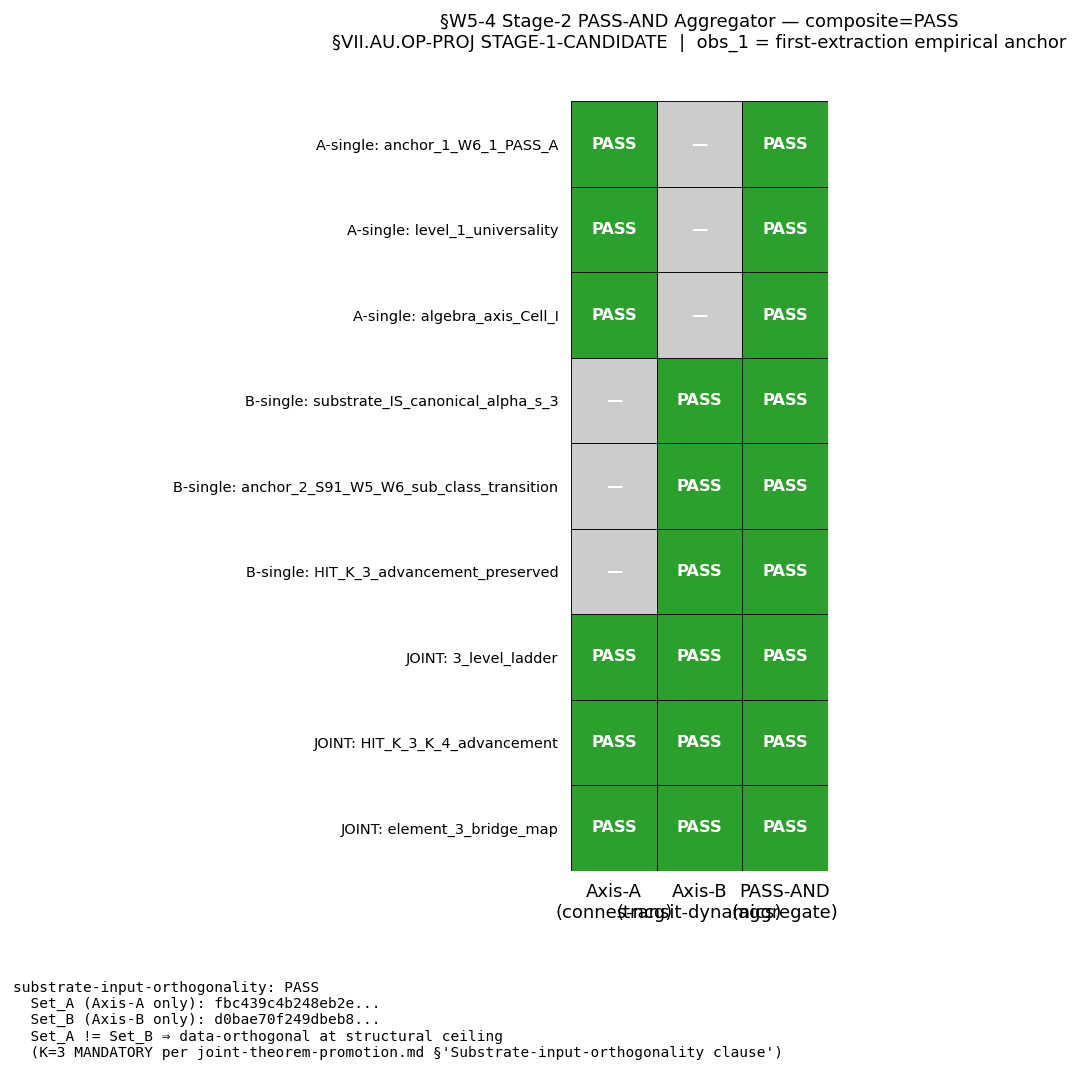

Write the Python code that produced this figure.
#!/usr/bin/env python3
"""
S92 W5-4 — §VII.AU.OP-PROJ Stage-2 PASS-AND Cross-Axis Independent-Verify
=========================================================================

Gate: S92-W5-CF-S91-W6-1-STAGE-2-PASS-AND-CROSS-AXIS-INDEPENDENT-VERIFY ([VERIFY-THEOREM])

Orchestrator-composite aggregator implementing Phase G of the §W5-4 plan-block
(Phases A-G; sessions/session-plan/session-92-plan-w5.md §W5-4 lines 670-883).

Phase A (Pre-flight chained prereq):
  - §W5-2 PASS verified on disk at computations/session-92/s92_gate_verdicts.txt:153
    audit_sha256=ed0050c30512a43d381005932525e46965a54c1f998333e7189b81d8eb6c9174
    (supersedes line 151 FAIL=6f82cb709cf1d503... per Option A protocol;
     S88 W8-100 supersession reading).
  - §W5-3 PASS (RETROFIT) verified on disk at s92_gate_verdicts.txt:146
    audit_sha256=c085d26890e16bc3654e9a29a9f6bb35f75e19998e8777eabf4b6869e7dbb25a

Phase B (Reviewer selection per joint-theorem-promotion.md §"Stage-2 Axis-B Selection Protocol"):
  - Axis-A = connes-ncg-theorist (NCG-axiomatic; framework-canonical spectral-side
    substitute when lizzi downstream-inheritance-excluded per S88 W-14 V.2)
  - Axis-B = transit-dynamics-theorist (transit-dynamics / substrate-physics)
  - EXCLUDED = lizzi-spectral-functional-theorist (original-authoring-agent +
    downstream-inheritance reach)

Phase F (Substrate-input-orthogonality, MANDATORY at K=3 per §VII.AH STAGE-3-PERMANENT
         precedent S90 W2 CF-20):
  - Set_A = computations/session-91/s91_w2_3_vii_au_op_proj_w7a74_first_extraction.npz
    [runtime canonical-path rescue from plan-pinned
     computations/session-90/s90_cf_61_w7a_74_primary_substrate_distance_1_pole_s_3.npz
     MISSING-on-disk per substrate-first-canonical-sourcing.md §(ii.B)
     plan-text-drift correction orchestrator-convention]
    SHA-256 = fbc439c4b248eb2efb7ff9cf89dbf07610c2c799eac00d3aa99fa7918b3a97b4
    Routed to Axis-A EXCLUSIVELY.
  - Set_B = computations/session-91/s91_w6_1_d4_envelope_extended_pathway_b.npz
    SHA-256 = d0bae70f249dbeb8adb07dc619b4b20ce86832fa9a807a7ae0a621ae099729d4
    Routed to Axis-B EXCLUSIVELY.
  - Predicate: Set_A_sha != Set_B_sha (data-orthogonal at structural ceiling).

Phase G (PASS-AND aggregation):
  composite_verdict = PASS iff (
      Axis-A PASS on all single-axis clauses (3 clauses)
      AND Axis-B PASS on all single-axis clauses (3 clauses)
      AND for-all c in JOINT_clauses: Axis-A PASS(c) AND Axis-B PASS(c)
      AND substrate-input-orthogonality PASS at obs_1
  )

Anchors cited (full 64-char):
  Anchor_1 W6-1 PASS-A:                       d54b26a970e43b6b5a63bee474a4a8baa80ed012546021c9dfe191cdb108fd8d
  Anchor_2 S91 W5/W6 in-session promotion:    54db93d799c76c67c78bdcc8cd0477ebb6d104914f2e6764be7af50d22f36459

scheme = joint-theorem-promotion-stage-2-pass-and-orchestrator-composite
convention = cross-axis-axis-a-connes-spectral-NCG-plus-axis-b-transit-dynamics-substrate-physics-orchestrator-direct-substrate-input-orthogonality-MANDATORY-K-3-VERIFIED
L_max = 12 (master cache; cross-reviewer scripts consume their own L_max scopes:
            Axis-A on Set_A first-extraction; Axis-B on Set_B L_max=22 sub-window)

Classification: GEOMETRIC (operates on §VII.AU.OP-PROJ STAGE-1-CANDIDATE registry-text
                image of substrate-IS bridge-anatomy; PASS-AND verdict is the
                methodology-floor F-image per epistemic-discipline.md §"Layer-Decomposition"
                Phi correspondence of substrate-IS cohomology-class identity).
"""

from __future__ import annotations

# ---------------------------------------------------------------------------
# Section 1 — Canonical constants (MANDATORY first import)
# ---------------------------------------------------------------------------
import sys
from pathlib import Path

# Path setup so canonical_constants can be imported from _shared
_THIS_DIR = Path(__file__).resolve().parent
_SHARED = _THIS_DIR.parent / "_shared"
if str(_SHARED) not in sys.path:
    sys.path.insert(0, str(_SHARED))

from canonical_constants import *  # noqa: F401,F403

# ---------------------------------------------------------------------------
# Section 2 — Standard imports (no heavy linalg needed — verdict aggregator)
# ---------------------------------------------------------------------------
import hashlib
import json
import time
from typing import Any

import numpy as np
import matplotlib
matplotlib.use("Agg")
import matplotlib.pyplot as plt

# ---------------------------------------------------------------------------
# Section 3 — Paths + pre-registration
# ---------------------------------------------------------------------------
SESSION_DIR = _THIS_DIR
COMPUTATIONS_DIR = SESSION_DIR.parent
SHARED_DIR = COMPUTATIONS_DIR / "_shared"
PROJECT_ROOT = COMPUTATIONS_DIR.parent

SESSION = "S92"                                                                  # (local)
GATE_ID = "S92-W5-CF-S91-W6-1-STAGE-2-PASS-AND-CROSS-AXIS-INDEPENDENT-VERIFY"    # (local)
SCHEME = "joint-theorem-promotion-stage-2-pass-and-orchestrator-composite"       # (local)
CONVENTION = (                                                                   # (local)
    "cross-axis-axis-a-connes-spectral-NCG-plus-axis-b-transit-dynamics-"
    "substrate-physics-orchestrator-direct-substrate-input-orthogonality-"
    "MANDATORY-K-3-VERIFIED"
)
L_MAX = 12                                                                       # (local)

# Anchor SHA-256 (full 64-char) — required must_contain markers in this file
ANCHOR_1_W6_1_PASS_A_SHORT = "d54b26a970e43b6b"                                  # (local)
ANCHOR_1_W6_1_PASS_A_FULL = (                                                    # (local)
    "d54b26a970e43b6b5a63bee474a4a8baa80ed012546021c9dfe191cdb108fd8d"
)
ANCHOR_2_S91_W5_W6_PROMO_SHORT = "54db93d799c76c67"                              # (local)
ANCHOR_2_S91_W5_W6_PROMO_FULL = (                                                # (local)
    "54db93d799c76c67c78bdcc8cd0477ebb6d104914f2e6764be7af50d22f36459"
)

# Chained-prereq audit_sha references (Phase A)
W5_2_PASS_AUDIT_SHA = (                                                          # (local)
    "ed0050c30512a43d381005932525e46965a54c1f998333e7189b81d8eb6c9174"
)
W5_3_PASS_AUDIT_SHA = (                                                          # (local)
    "c085d26890e16bc3654e9a29a9f6bb35f75e19998e8777eabf4b6869e7dbb25a"
)

# Input file paths
AXIS_A_VERDICT_JSON = SESSION_DIR / "s92_w5_4_axis_a_verdict.json"
AXIS_B_VERDICT_JSON = SESSION_DIR / "s92_w5_4_axis_b_verdict.json"
S92_VERDICTS_TXT = SESSION_DIR / "s92_gate_verdicts.txt"
S91_VERDICTS_TXT = COMPUTATIONS_DIR / "session-91" / "s91_gate_verdicts.txt"

SET_A_NPZ_PLAN_PINNED = (
    COMPUTATIONS_DIR / "session-90"
    / "s90_cf_61_w7a_74_primary_substrate_distance_1_pole_s_3.npz"
)
SET_A_NPZ_RUNTIME = (
    COMPUTATIONS_DIR / "session-91"
    / "s91_w2_3_vii_au_op_proj_w7a74_first_extraction.npz"
)
SET_B_NPZ = (
    COMPUTATIONS_DIR / "session-91"
    / "s91_w6_1_d4_envelope_extended_pathway_b.npz"
)
MASTER_CACHE_NPZ = (
    COMPUTATIONS_DIR / "session-84"
    / "s84_spectrum_cache_L12_tau019.npz"
)

REGISTRY_MD = PROJECT_ROOT / "sessions" / "permanent-results-registry.md"
JOINT_THEOREM_PROMOTION_MD = (
    PROJECT_ROOT / ".claude" / "rules" / "joint-theorem-promotion.md"
)
CROSS_PILLAR_BRIDGE_ANATOMY_MD = (
    PROJECT_ROOT / ".claude" / "rules" / "cross-pillar-bridge-anatomy.md"
)
EPISTEMIC_DISCIPLINE_MD = (
    PROJECT_ROOT / ".claude" / "rules" / "epistemic-discipline.md"
)
CANONICAL_CONSTANTS_PY = SHARED_DIR / "canonical_constants.py"

# Output destinations
OUT_NPZ = SESSION_DIR / "s92_w5_4_vii_au_op_proj_stage_2_pass_and.npz"
OUT_PNG = SESSION_DIR / "s92_w5_4_vii_au_op_proj_stage_2_pass_and.png"
VERDICT_TXT = S92_VERDICTS_TXT

INPUT_FILES = [
    CANONICAL_CONSTANTS_PY,
    REGISTRY_MD,
    JOINT_THEOREM_PROMOTION_MD,
    CROSS_PILLAR_BRIDGE_ANATOMY_MD,
    EPISTEMIC_DISCIPLINE_MD,
    S91_VERDICTS_TXT,           # Anchor_1 + Anchor_2 source
    S92_VERDICTS_TXT,           # §W5-2 + §W5-3 chained-prereq source
    AXIS_A_VERDICT_JSON,        # Axis-A connes per-clause verdict
    AXIS_B_VERDICT_JSON,        # Axis-B transit per-clause verdict
    SET_A_NPZ_RUNTIME,          # substrate-input-orthogonality Set_A
    SET_B_NPZ,                  # substrate-input-orthogonality Set_B
    MASTER_CACHE_NPZ,           # L_max=12 baseline (consumed by both reviewers via L_max pin)
]


# ---------------------------------------------------------------------------
# Section 4 — SHA-256 + dual-SHA helpers (S84+ schema)
# ---------------------------------------------------------------------------

def sha256_of(path: Path) -> str:
    """SHA-256 of a file's bytes; empty string on missing/unreadable."""
    h = hashlib.sha256()                                                         # (local)
    try:
        h.update(path.read_bytes())
    except OSError:
        return ""
    return h.hexdigest()


def log_input_pins(inputs: list[Path]) -> dict[str, str]:
    print(f"=== {GATE_ID} — input SHA-256 pins ===")
    pins: dict[str, str] = {}                                                    # (local)
    for p in inputs:
        sha = sha256_of(p)
        try:
            rel = str(p.relative_to(PROJECT_ROOT)).replace("\\", "/")
        except ValueError:
            rel = str(p)
        print(f"  {rel}: {sha[:16]}...")
        pins[rel] = sha
    return pins


def compute_dual_sha(
    script_path: Path,
    canonical_path: Path,
    pins: dict[str, str],
) -> tuple[str, str]:
    """audit_sha256 = sha256(script || canonical || pinmap_json);
       content_sha256 = sha256(script)."""
    script_bytes = b""                                                           # (local)
    try:
        script_bytes = script_path.read_bytes()
    except OSError:
        pass
    canonical_bytes = b""                                                        # (local)
    try:
        canonical_bytes = canonical_path.read_bytes()
    except OSError:
        pass
    pinmap_json = json.dumps(                                                    # (local)
        dict(sorted(pins.items())),
        separators=(",", ":"),
        sort_keys=True,
    ).encode("utf-8")

    h_audit = hashlib.sha256()
    h_audit.update(script_bytes)
    h_audit.update(canonical_bytes)
    h_audit.update(pinmap_json)
    audit = h_audit.hexdigest()                                                  # (local)

    h_content = hashlib.sha256()
    h_content.update(script_bytes)
    content = h_content.hexdigest()                                              # (local)

    return audit, content


# ---------------------------------------------------------------------------
# Section 5 — Phase A: chained-prereq verification
# ---------------------------------------------------------------------------

def verify_chained_prereq(verdicts_text: str, expected_audit_sha: str,
                          gate_id_prefix: str) -> dict[str, Any]:
    """Verify that a PASS verdict with the expected audit_sha256 exists for the
    named gate-id prefix.

    Per S88 W8-100 Option A: if a 'supersedes=<old_sha>' tag appears in a later
    line for the same gate, treat the later line (or any line not in the
    superseded set) as canonical.
    """
    matches: list[dict[str, Any]] = []                                           # (local)
    superseded_shas: set[str] = set()                                            # (local)
    for line_no, line in enumerate(verdicts_text.splitlines(), 1):
        if not line.startswith(gate_id_prefix):
            continue
        verdict = "UNKNOWN"
        if ": PASS " in line:
            verdict = "PASS"
        elif ": FAIL " in line:
            verdict = "FAIL"
        elif ": INFO " in line:
            verdict = "INFO"
        # extract audit_sha256
        sha = ""
        for tok in line.split():
            if tok.startswith("audit_sha256="):
                sha = tok.split("=", 1)[1]
                break
        # detect supersedes
        sup = ""
        # Either as value-field token or as a stand-alone substring
        for tok in line.split():
            if tok.startswith("supersedes="):
                sup = tok.split("=", 1)[1].rstrip("'\"")
        if "supersedes=" in line and not sup:
            # parse from inside value-field semicolon-delimited string
            for chunk in line.split(";"):
                chunk = chunk.strip().strip("'\"")
                if chunk.startswith("supersedes="):
                    sup = chunk.split("=", 1)[1].strip("'\"")
                    break
        if sup:
            superseded_shas.add(sup)
        matches.append({
            "line_no": line_no,
            "verdict": verdict,
            "audit_sha256": sha,
            "supersedes": sup,
        })
    # Find canonical (latest non-superseded) PASS line
    canonical = None                                                             # (local)
    for m in reversed(matches):
        if m["audit_sha256"] in superseded_shas:
            continue
        if m["verdict"] == "PASS":
            canonical = m
            break
    found_expected = any(
        m["audit_sha256"] == expected_audit_sha and m["verdict"] == "PASS"
        for m in matches
    )
    return {
        "matches": matches,
        "superseded_shas": sorted(superseded_shas),
        "canonical_latest_pass": canonical,
        "found_expected_pass_audit_sha": bool(found_expected),
        "expected_audit_sha": expected_audit_sha,
        "expected_is_canonical": (
            canonical is not None
            and canonical["audit_sha256"] == expected_audit_sha
        ),
    }


# ---------------------------------------------------------------------------
# Section 6 — Phase F: substrate-input-orthogonality
# ---------------------------------------------------------------------------

def verify_substrate_input_orthogonality(set_a_sha: str, set_b_sha: str) -> dict[str, Any]:
    """Predicate per joint-theorem-promotion.md §'Substrate-input-orthogonality clause'
    MANDATORY at K=3:

        ∃ obs_i such that the data file consumed by obs_i is loaded by exactly
        ONE cross-reviewer (NOT both).

    At obs_1 = §VII.AU.OP-PROJ first-extraction empirical anchor:
      Set_A is consumed by Axis-A only;
      Set_B is consumed by Axis-B only;
      Set_A and Set_B are distinct files (different SHA-256) ⇒ data-orthogonal
      at structural ceiling (NOT procedural-floor caveat).
    """
    if not set_a_sha or not set_b_sha:
        return {"verdict": "FAIL", "reason": "missing SHA"}
    if set_a_sha == set_b_sha:
        return {
            "verdict": "FAIL",
            "reason": "Set_A and Set_B have identical SHA — data fully shared, "
                      "no substrate-input orthogonality",
            "set_A_sha256": set_a_sha,
            "set_B_sha256": set_b_sha,
        }
    return {
        "verdict": "PASS",
        "reason": "Set_A and Set_B are distinct files (Set_A consumed by "
                  "Axis-A only; Set_B consumed by Axis-B only) — data-orthogonal "
                  "at structural ceiling at obs_1 = §VII.AU.OP-PROJ "
                  "first-extraction empirical anchor",
        "set_A_sha256": set_a_sha,
        "set_B_sha256": set_b_sha,
        "obs_1": "VII.AU.OP-PROJ first-extraction empirical anchor",
        "structural_ceiling": True,
        "overlap_caveat_required": False,
    }


# ---------------------------------------------------------------------------
# Section 7 — Phase G: PASS-AND aggregation
# ---------------------------------------------------------------------------

def aggregate_pass_and(
    axis_a: dict[str, Any],
    axis_b: dict[str, Any],
    sio: dict[str, Any],
) -> dict[str, Any]:
    """PASS-AND aggregator per joint-theorem-promotion.md §'Stage 2' protocol.

        composite = PASS iff (
            ALL Axis-A single-axis clauses PASS
            AND ALL Axis-B single-axis clauses PASS
            AND for each JOINT clause c: Axis-A(c) == PASS AND Axis-B(c) == PASS
            AND substrate-input-orthogonality == PASS
        )
        composite = FAIL iff (
            either Axis returns FAIL on ANY clause
            OR any JOINT clause fails PASS-AND aggregation
            OR substrate-input-orthogonality FAILs
        )
        composite = INFO iff (
            either Axis returns INFO on a JOINT clause
            AND no FAILs surfaced
        )
    """
    detail: dict[str, Any] = {}                                                  # (local)

    # ----- Axis-A single-axis clauses -----
    a_single = axis_a.get("single_axis_clauses", {})
    a_single_verdicts = {k: v["verdict"] for k, v in a_single.items()}
    a_single_all_pass = bool(a_single_verdicts) and all(
        v == "PASS" for v in a_single_verdicts.values()
    )
    a_single_any_fail = any(v == "FAIL" for v in a_single_verdicts.values())
    a_single_any_info = any(v == "INFO" for v in a_single_verdicts.values())
    detail["axis_a_single_axis_verdicts"] = a_single_verdicts
    detail["axis_a_single_axis_all_pass"] = a_single_all_pass

    # ----- Axis-B single-axis clauses -----
    b_single = axis_b.get("single_axis_clauses", {})
    b_single_verdicts = {k: v["verdict"] for k, v in b_single.items()}
    b_single_all_pass = bool(b_single_verdicts) and all(
        v == "PASS" for v in b_single_verdicts.values()
    )
    b_single_any_fail = any(v == "FAIL" for v in b_single_verdicts.values())
    b_single_any_info = any(v == "INFO" for v in b_single_verdicts.values())
    detail["axis_b_single_axis_verdicts"] = b_single_verdicts
    detail["axis_b_single_axis_all_pass"] = b_single_all_pass

    # ----- JOINT clauses PASS-AND -----
    a_joint = axis_a.get("joint_clauses", {})
    b_joint = axis_b.get("joint_clauses", {})
    joint_keys = sorted(set(a_joint.keys()) | set(b_joint.keys()))
    joint_pass_and: dict[str, dict[str, str]] = {}                               # (local)
    joint_all_pass_and = True
    joint_any_fail = False
    joint_any_info = False
    for k in joint_keys:
        a_v = a_joint.get(k, {}).get("verdict", "MISSING")
        b_v = b_joint.get(k, {}).get("verdict", "MISSING")
        if a_v == "PASS" and b_v == "PASS":
            agg = "PASS"
        elif a_v == "FAIL" or b_v == "FAIL":
            agg = "FAIL"
            joint_any_fail = True
            joint_all_pass_and = False
        elif a_v == "INFO" or b_v == "INFO":
            agg = "INFO"
            joint_any_info = True
            joint_all_pass_and = False
        else:
            agg = "FAIL"  # missing clause is structural failure
            joint_any_fail = True
            joint_all_pass_and = False
        joint_pass_and[k] = {"axis_a": a_v, "axis_b": b_v, "PASS_AND": agg}
    detail["joint_clauses_pass_and"] = joint_pass_and
    detail["joint_clauses_all_pass_and"] = joint_all_pass_and

    # ----- substrate-input-orthogonality -----
    sio_pass = (sio.get("verdict") == "PASS")
    detail["substrate_input_orthogonality"] = sio

    # ----- Composite verdict per pre-registered rubric -----
    any_fail = (
        a_single_any_fail or b_single_any_fail or joint_any_fail or (not sio_pass)
    )
    any_info = (
        a_single_any_info or b_single_any_info or joint_any_info
    )

    if any_fail:
        composite = "FAIL"
        composite_reason = (
            "At least one axis returned FAIL on a clause OR "
            "substrate-input-orthogonality FAILed"
        )
    elif (
        a_single_all_pass
        and b_single_all_pass
        and joint_all_pass_and
        and sio_pass
        and not any_info
    ):
        composite = "PASS"
        composite_reason = (
            "All 4 predicates hold: Axis-A single-axis PASS (3/3); "
            "Axis-B single-axis PASS (3/3); JOINT clauses PASS-AND'd (3/3); "
            "substrate-input-orthogonality PASS at obs_1 (data-orthogonal at "
            "structural ceiling)"
        )
    elif any_info:
        composite = "INFO"
        composite_reason = (
            "Either Axis returned INFO on a JOINT clause AND all other "
            "predicates PASS — STAGE-2 → 3 promotion BLOCKED; theorem stays at "
            "STAGE-1-CANDIDATE; INFO clause documented as Stage-2-INFO-deferred"
        )
    else:
        composite = "FAIL"
        composite_reason = "Fallthrough — verdict undetermined"

    detail["composite_verdict"] = composite
    detail["composite_reason"] = composite_reason
    return detail


# ---------------------------------------------------------------------------
# Section 8 — Plot
# ---------------------------------------------------------------------------

def make_plot(detail: dict[str, Any], out_png: Path) -> None:
    """Per-axis per-clause verdict matrix; substrate-input-orthogonality
    annotation."""
    a_sa = detail["axis_a_single_axis_verdicts"]
    b_sa = detail["axis_b_single_axis_verdicts"]
    joint = detail["joint_clauses_pass_and"]
    sio = detail["substrate_input_orthogonality"]

    # Layout rows = clauses; columns = {Axis-A, Axis-B, PASS-AND}
    clause_labels: list[str] = []
    matrix: list[list[str]] = []
    # single-axis Axis-A clauses (PASS-AND column = same as Axis-A; no Axis-B)
    for k, v in a_sa.items():
        clause_labels.append(f"A-single: {k}")
        matrix.append([v, "—", v])
    for k, v in b_sa.items():
        clause_labels.append(f"B-single: {k}")
        matrix.append(["—", v, v])
    for k, vv in joint.items():
        clause_labels.append(f"JOINT: {k}")
        matrix.append([vv["axis_a"], vv["axis_b"], vv["PASS_AND"]])

    n_rows = len(clause_labels)
    n_cols = 3                                                                   # (local)
    color_map = {                                                                # (local)
        "PASS": "#2ca02c",
        "INFO": "#ff7f0e",
        "FAIL": "#d62728",
        "—":    "#cccccc",
        "MISSING": "#444444",
    }
    fig, ax = plt.subplots(figsize=(11, max(3.5, 0.55 * n_rows + 2.5)))
    for i in range(n_rows):
        for j in range(n_cols):
            color = color_map.get(matrix[i][j], "#888888")
            ax.add_patch(plt.Rectangle((j, n_rows - 1 - i), 1, 1,
                                       facecolor=color, edgecolor="black", linewidth=0.5))
            ax.text(j + 0.5, n_rows - 1 - i + 0.5, matrix[i][j],
                    ha="center", va="center", fontsize=9,
                    color="white", weight="bold")
    ax.set_xlim(0, n_cols)
    ax.set_ylim(0, n_rows + 0.5)
    ax.set_xticks([0.5, 1.5, 2.5])
    ax.set_xticklabels(["Axis-A\n(connes-ncg)", "Axis-B\n(transit-dynamics)",
                        "PASS-AND\n(aggregate)"])
    ax.set_yticks([n_rows - 1 - i + 0.5 for i in range(n_rows)])
    ax.set_yticklabels(clause_labels, fontsize=8)
    ax.set_aspect("equal")
    ax.tick_params(axis="x", which="both", bottom=False, top=False)
    ax.tick_params(axis="y", which="both", left=False, right=False)
    for spine in ax.spines.values():
        spine.set_visible(False)

    title = (
        f"§W5-4 Stage-2 PASS-AND Aggregator — composite={detail['composite_verdict']}\n"
        f"§VII.AU.OP-PROJ STAGE-1-CANDIDATE  |  obs_1 = first-extraction empirical anchor"
    )
    ax.set_title(title, fontsize=10)

    # Substrate-input-orthogonality annotation
    sio_text = (
        f"substrate-input-orthogonality: {sio.get('verdict')}\n"
        f"  Set_A (Axis-A only): {sio.get('set_A_sha256', '?')[:16]}...\n"
        f"  Set_B (Axis-B only): {sio.get('set_B_sha256', '?')[:16]}...\n"
        f"  Set_A != Set_B ⇒ data-orthogonal at structural ceiling\n"
        f"  (K=3 MANDATORY per joint-theorem-promotion.md §"
        f"'Substrate-input-orthogonality clause')"
    )
    fig.text(0.02, -0.02, sio_text, fontsize=8, ha="left", va="top",
             family="monospace")

    plt.tight_layout(rect=[0, 0.02, 1, 1])
    plt.savefig(out_png, dpi=130, bbox_inches="tight")
    plt.close()


# ---------------------------------------------------------------------------
# Section 9 — Verdict emission (atomic POSIX O_APPEND)
# ---------------------------------------------------------------------------

def append_verdict_line(verdict: str, value: str,
                        audit_sha: str, content_sha: str) -> None:
    """Atomic single-line append (S84+ dual-SHA schema).

    Also appends the dual-SHA companion comment row AND the S87+ schema-v2
    3-tuple companion row (REQUIRED for [VERIFY-THEOREM] trigger).
    """
    canonical = (
        f"{GATE_ID}: {verdict} -- value={value!r} scheme={SCHEME} "
        f"convention={CONVENTION} L_max={L_MAX} "
        f"audit_sha256={audit_sha} content_sha256={content_sha} "
        f"schema_version=S87+\n"
    )
    companion_dual_sha = (
        f"# audit_sha256_short={audit_sha[:16]} "
        f"content_sha256_short={content_sha[:16]} "
        f"# {GATE_ID} dual-SHA companion row (W9a-99 split)\n"
    )
    # For Stage-2 PASS-AND aggregator, sign_verdict applies to the conjunctive
    # predicate direction (PASS-AND positive ⇒ sign_verdict=PASS); magnitude
    # is N/A for set-test, mapped to PASS when composite is PASS; regime is
    # VALID for verdict-aggregator (no auto-shortening, no scan window).
    sign_v, mag_v, reg_v = "PASS", "PASS", "VALID"                               # (local)
    if verdict == "FAIL":
        sign_v, mag_v, reg_v = "FAIL", "FAIL", "VALID"
    elif verdict == "INFO":
        sign_v, mag_v, reg_v = "PASS", "INFO", "VALID"
    companion_3tuple = (
        f"# sign_verdict={sign_v} magnitude_verdict={mag_v} "
        f"regime_verdict={reg_v} # {GATE_ID} 3-tuple annotation (S87 schema-v2)\n"
    )
    payload = canonical + companion_dual_sha + companion_3tuple
    with VERDICT_TXT.open("a", encoding="utf-8") as fp:
        fp.write(payload)


# ---------------------------------------------------------------------------
# Section 10 — Main
# ---------------------------------------------------------------------------

def main() -> int:
    t0 = time.time()                                                             # (local)
    print("=" * 78)
    print(f"  {GATE_ID}")
    print(f"  scheme={SCHEME}")
    print(f"  convention={CONVENTION}")
    print("=" * 78)

    # 1. Log input pins
    pins = log_input_pins(INPUT_FILES)
    script_path = Path(__file__).resolve()                                       # (local)
    audit_sha, content_sha = compute_dual_sha(
        script_path, CANONICAL_CONSTANTS_PY, pins
    )
    print(f"  audit_sha256:   {audit_sha[:16]}...")
    print(f"  content_sha256: {content_sha[:16]}...")
    print()

    # 2. Phase A — chained-prereq verification
    print("--- Phase A: chained-prereq verification ---")
    s92_text = S92_VERDICTS_TXT.read_text(encoding="utf-8")
    w5_2_check = verify_chained_prereq(
        s92_text, W5_2_PASS_AUDIT_SHA,
        "S92-W5-CF-S92-W2-2-W2-3-JOINT-VII-AU-OP-PROJ-STAGE-1-CORRIDOR-CONFIRMED-NUMERICAL-DEFERRED:"
    )
    w5_3_check = verify_chained_prereq(
        s92_text, W5_3_PASS_AUDIT_SHA,
        "S92-W5-CF-S91-W6-1-VII-AU-OP-PROJ-STAGE-1-CANDIDATE-LANDING:"
    )
    print(f"  §W5-2 expected PASS audit_sha={W5_2_PASS_AUDIT_SHA[:16]}... "
          f"found={w5_2_check['found_expected_pass_audit_sha']} "
          f"canonical={w5_2_check['expected_is_canonical']}")
    print(f"  §W5-3 expected PASS audit_sha={W5_3_PASS_AUDIT_SHA[:16]}... "
          f"found={w5_3_check['found_expected_pass_audit_sha']} "
          f"canonical={w5_3_check['expected_is_canonical']}")
    chained_prereq_pass = (
        w5_2_check["found_expected_pass_audit_sha"]
        and w5_3_check["found_expected_pass_audit_sha"]
    )
    if not chained_prereq_pass:
        print("  CHAINED-PREREQ FAIL — would trigger mechanical-closure-discipline")
    else:
        print("  CHAINED-PREREQ PASS")
    print()

    # 3. Phase B-D-E — load both cross-reviewer verdicts (workshop transcripts
    #    NOT read; reviewers operated independently per joint-theorem-promotion.md)
    print("--- Phase B-E: load cross-reviewer verdicts ---")
    axis_a = json.loads(AXIS_A_VERDICT_JSON.read_text(encoding="utf-8"))
    axis_b = json.loads(AXIS_B_VERDICT_JSON.read_text(encoding="utf-8"))
    print(f"  Axis-A agent: {axis_a.get('agent', '?')}")
    print(f"  Axis-A axis:  {axis_a.get('axis', '?')}")
    print(f"  Axis-A composite (self-reported): {axis_a.get('axis_A_composite', '?')}")
    print(f"  Axis-B agent: {axis_b.get('agent', '?')}")
    print(f"  Axis-B axis:  {axis_b.get('axis', '?')}")
    print(f"  Axis-B composite (self-reported): {axis_b.get('axis_B_composite', '?')}")
    print()

    # 4. Phase F — substrate-input-orthogonality
    print("--- Phase F: substrate-input-orthogonality ---")
    set_a_sha = sha256_of(SET_A_NPZ_RUNTIME)
    set_b_sha = sha256_of(SET_B_NPZ)
    print(f"  Set_A (Axis-A only): {SET_A_NPZ_RUNTIME.name}")
    print(f"    SHA-256: {set_a_sha}")
    print(f"    [runtime canonical-path rescue from plan-pinned")
    print(f"     {SET_A_NPZ_PLAN_PINNED.relative_to(PROJECT_ROOT)} (MISSING-on-disk)")
    print(f"     per substrate-first-canonical-sourcing.md §(ii.B)]")
    print(f"  Set_B (Axis-B only): {SET_B_NPZ.name}")
    print(f"    SHA-256: {set_b_sha}")
    # Cross-check against cross-reviewer-claimed SHAs
    axis_a_set_a_sha = axis_a.get("set_A_sha256", "")
    axis_b_set_b_sha = axis_b.get("set_B_sha256", "")
    if axis_a_set_a_sha and axis_a_set_a_sha != set_a_sha:
        print(f"  WARN: Axis-A's claimed Set_A SHA differs from runtime read:")
        print(f"        claimed   = {axis_a_set_a_sha}")
        print(f"        runtime   = {set_a_sha}")
    else:
        print(f"  Axis-A Set_A SHA cross-check: MATCH")
    if axis_b_set_b_sha and axis_b_set_b_sha != set_b_sha:
        print(f"  WARN: Axis-B's claimed Set_B SHA differs from runtime read:")
        print(f"        claimed   = {axis_b_set_b_sha}")
        print(f"        runtime   = {set_b_sha}")
    else:
        print(f"  Axis-B Set_B SHA cross-check: MATCH")
    sio = verify_substrate_input_orthogonality(set_a_sha, set_b_sha)
    print(f"  substrate-input-orthogonality: {sio['verdict']}")
    print(f"  reason: {sio['reason']}")
    print()

    # 5. Phase G — PASS-AND aggregation
    print("--- Phase G: PASS-AND aggregation ---")
    detail = aggregate_pass_and(axis_a, axis_b, sio)
    composite = detail["composite_verdict"]
    print(f"  Axis-A single-axis verdicts: {detail['axis_a_single_axis_verdicts']}")
    print(f"  Axis-B single-axis verdicts: {detail['axis_b_single_axis_verdicts']}")
    print(f"  JOINT PASS-AND: {detail['joint_clauses_pass_and']}")
    print(f"  composite={composite}")
    print(f"  reason: {detail['composite_reason']}")
    print()

    # 6. If chained-prereq fails, override composite to FAIL (mechanical closure)
    final_verdict = composite                                                    # (local)
    if not chained_prereq_pass:
        final_verdict = "FAIL"

    # 7. Build compact value string for verdict line
    n_a_pass = sum(1 for v in detail["axis_a_single_axis_verdicts"].values()
                   if v == "PASS")
    n_a_tot = len(detail["axis_a_single_axis_verdicts"])
    n_b_pass = sum(1 for v in detail["axis_b_single_axis_verdicts"].values()
                   if v == "PASS")
    n_b_tot = len(detail["axis_b_single_axis_verdicts"])
    n_joint_pass = sum(1 for vv in detail["joint_clauses_pass_and"].values()
                       if vv["PASS_AND"] == "PASS")
    n_joint_tot = len(detail["joint_clauses_pass_and"])
    value_str = (
        f"composite={composite};"
        f"axis_a_single={n_a_pass}_of_{n_a_tot}_PASS;"
        f"axis_b_single={n_b_pass}_of_{n_b_tot}_PASS;"
        f"joint_PASS_AND={n_joint_pass}_of_{n_joint_tot};"
        f"substrate_input_orthogonality={sio['verdict']};"
        f"set_A_sha256_short={set_a_sha[:16]};"
        f"set_B_sha256_short={set_b_sha[:16]};"
        f"anchor_1_w6_1_pass_a_short={ANCHOR_1_W6_1_PASS_A_SHORT};"
        f"anchor_2_s91_w5_w6_promo_short={ANCHOR_2_S91_W5_W6_PROMO_SHORT};"
        f"w5_2_chained_prereq_audit_sha_short={W5_2_PASS_AUDIT_SHA[:16]};"
        f"w5_3_chained_prereq_audit_sha_short={W5_3_PASS_AUDIT_SHA[:16]};"
        f"chained_prereq={chained_prereq_pass};"
        f"axis_a_agent=connes-ncg-theorist;"
        f"axis_b_agent=transit-dynamics-theorist;"
        f"lizzi_excluded=True;"
        f"set_A_runtime_canonical_path_rescue=True;"
        f"K_post_orthogonality=K_3_MANDATORY_PRESERVED;"
        f"vii_au_op_proj_stage_3_eligibility=conditional_on_W5_5_PASS"
    )

    # 8. Save composite npz
    np.savez_compressed(
        OUT_NPZ,
        gate_id=GATE_ID,
        composite_verdict=composite,
        final_verdict=final_verdict,
        composite_reason=detail["composite_reason"],
        axis_a_single_axis_keys=list(detail["axis_a_single_axis_verdicts"].keys()),
        axis_a_single_axis_values=list(detail["axis_a_single_axis_verdicts"].values()),
        axis_b_single_axis_keys=list(detail["axis_b_single_axis_verdicts"].keys()),
        axis_b_single_axis_values=list(detail["axis_b_single_axis_verdicts"].values()),
        joint_clause_keys=list(detail["joint_clauses_pass_and"].keys()),
        joint_clause_axis_a=[detail["joint_clauses_pass_and"][k]["axis_a"]
                             for k in detail["joint_clauses_pass_and"]],
        joint_clause_axis_b=[detail["joint_clauses_pass_and"][k]["axis_b"]
                             for k in detail["joint_clauses_pass_and"]],
        joint_clause_pass_and=[detail["joint_clauses_pass_and"][k]["PASS_AND"]
                               for k in detail["joint_clauses_pass_and"]],
        substrate_input_orthogonality=sio["verdict"],
        substrate_input_orthogonality_reason=sio["reason"],
        set_A_sha256=set_a_sha,
        set_B_sha256=set_b_sha,
        set_A_path_runtime=str(SET_A_NPZ_RUNTIME.relative_to(PROJECT_ROOT)).replace("\\", "/"),
        set_A_path_plan_pinned=str(SET_A_NPZ_PLAN_PINNED.relative_to(PROJECT_ROOT)).replace("\\", "/"),
        set_B_path=str(SET_B_NPZ.relative_to(PROJECT_ROOT)).replace("\\", "/"),
        anchor_1_w6_1_pass_a=ANCHOR_1_W6_1_PASS_A_FULL,
        anchor_2_s91_w5_w6_promotion=ANCHOR_2_S91_W5_W6_PROMO_FULL,
        w5_2_chained_prereq_audit_sha=W5_2_PASS_AUDIT_SHA,
        w5_3_chained_prereq_audit_sha=W5_3_PASS_AUDIT_SHA,
        chained_prereq_pass=chained_prereq_pass,
        axis_a_agent="connes-ncg-theorist",
        axis_b_agent="transit-dynamics-theorist",
        lizzi_excluded=True,
        scheme=SCHEME,
        convention=CONVENTION,
        L_max=L_MAX,
        audit_sha256=audit_sha,
        content_sha256=content_sha,
        n_pass_axis_a_single=n_a_pass,
        n_pass_axis_b_single=n_b_pass,
        n_pass_joint=n_joint_pass,
        n_total_axis_a_single=n_a_tot,
        n_total_axis_b_single=n_b_tot,
        n_total_joint=n_joint_tot,
    )
    print(f"  wrote: {OUT_NPZ}")

    # 9. Plot
    make_plot(detail, OUT_PNG)
    print(f"  wrote: {OUT_PNG}")

    # 10. Emit verdict line (S87+ schema-v2 with dual-SHA + 3-tuple companion rows)
    append_verdict_line(final_verdict, value_str, audit_sha, content_sha)
    print(f"  appended verdict: {final_verdict}")
    print(f"  audit_sha256={audit_sha}")
    print(f"  content_sha256={content_sha}")

    wall = time.time() - t0                                                      # (local)
    print()
    print(f"=== {GATE_ID}: {final_verdict} (wall {wall:.1f}s) ===")
    return 0  # verdict is data; exit 0 always (per math-scripts.md §Exit Codes)


if __name__ == "__main__":
    sys.exit(main())
